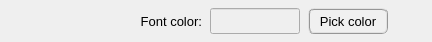
              <widget class="QFrame" name="frame_17">
               <property name="minimumSize">
                <size>
                 <width>320</width>
                 <height>42</height>
                </size>
               </property>
               <property name="maximumSize">
                <size>
                 <width>500</width>
                 <height>42</height>
                </size>
               </property>
               <property name="frameShape">
                <enum>QFrame::NoFrame</enum>
               </property>
               <property name="frameShadow">
                <enum>QFrame::Raised</enum>
               </property>
               <layout class="QGridLayout" name="gridLayout_21">
                <property name="leftMargin">
                 <number>4</number>
                </property>
                <property name="topMargin">
                 <number>4</number>
                </property>
                <property name="rightMargin">
                 <number>4</number>
                </property>
                <property name="bottomMargin">
                 <number>4</number>
                </property>
                <property name="horizontalSpacing">
                 <number>8</number>
                </property>
                <property name="verticalSpacing">
                 <number>4</number>
                </property>
                <item row="0" column="2">
                 <widget class="QLineEdit" name="lineEdit_font_color">
                  <property name="enabled">
                   <bool>false</bool>
                  </property>
                  <property name="minimumSize">
                   <size>
                    <width>90</width>
                    <height>26</height>
                   </size>
                  </property>
                  <property name="maximumSize">
                   <size>
                    <width>90</width>
                    <height>26</height>
                   </size>
                  </property>
                  <property name="font">
                   <font>
                    <family>Arial</family>
                    <pointsize>11</pointsize>
                    <weight>75</weight>
                    <italic>false</italic>
                    <bold>true</bold>
                   </font>
                  </property>
                  <property name="styleSheet">
                   <string notr="true"/>
                  </property>
                  <property name="alignment">
                   <set>Qt::AlignCenter</set>
                  </property>
                 </widget>
                </item>
                <item row="0" column="3">
                 <widget class="QPushButton" name="pushButton_font_color">
                  <property name="minimumSize">
                   <size>
                    <width>80</width>
                    <height>26</height>
                   </size>
                  </property>
                  <property name="maximumSize">
                   <size>
                    <width>80</width>
                    <height>26</height>
                   </size>
                  </property>
                  <property name="font">
                   <font>
                    <pointsize>10</pointsize>
                   </font>
                  </property>
                  <property name="styleSheet">
                   <string notr="true">QPushButton{border-radius: 6px; border-color: rgb(150, 150, 150); border-style: ridge; border-width: 2px; color: rgb(0, 0, 0); background-color: rgb(240, 240, 240)}
QPushButton:hover{border-radius: 6px; border-color: rgb(0, 170, 255); border-style: ridge; border-width: 2px; color: rgb(0, 0, 0); background-color: rgba(174, 213, 255, 100)}
QPushButton:pressed{border-radius: 6px; border-color: rgb(0, 170, 255); border-style: ridge; border-width: 2px; color: rgb(0, 0, 0); background-color: rgb(174, 213, 255)}
QPushButton:disabled{border-radius: 6px; border-color: rgb(150, 150, 150); border-style: ridge; border-width: 0px; color: rgb(150,150, 150); background-color: rgb(220, 220, 220)}</string>
                  </property>
                  <property name="text">
                   <string>Pick color</string>
                  </property>
                 </widget>
                </item>
                <item row="0" column="4">
                 <spacer name="horizontalSpacer_14">
                  <property name="orientation">
                   <enum>Qt::Horizontal</enum>
                  </property>
                  <property name="sizeHint" stdset="0">
                   <size>
                    <width>40</width>
                    <height>20</height>
                   </size>
                  </property>
                 </spacer>
                </item>
                <item row="0" column="1">
                 <widget class="QLabel" name="label_12">
                  <property name="minimumSize">
                   <size>
                    <width>160</width>
                    <height>32</height>
                   </size>
                  </property>
                  <property name="maximumSize">
                   <size>
                    <width>160</width>
                    <height>32</height>
                   </size>
                  </property>
                  <property name="font">
                   <font>
                    <pointsize>10</pointsize>
                    <weight>50</weight>
                    <bold>false</bold>
                   </font>
                  </property>
                  <property name="frameShape">
                   <enum>QFrame::NoFrame</enum>
                  </property>
                  <property name="frameShadow">
                   <enum>QFrame::Raised</enum>
                  </property>
                  <property name="text">
                   <string>Font color:</string>
                  </property>
                  <property name="alignment">
                   <set>Qt::AlignRight|Qt::AlignTrailing|Qt::AlignVCenter</set>
                  </property>
                 </widget>
                </item>
                <item row="0" column="0">
                 <widget class="QFrame" name="frame_7">
                  <property name="minimumSize">
                   <size>
                    <width>30</width>
                    <height>0</height>
                   </size>
                  </property>
                  <property name="frameShape">
                   <enum>QFrame::NoFrame</enum>
                  </property>
                  <property name="frameShadow">
                   <enum>QFrame::Raised</enum>
                  </property>
                 </widget>
                </item>
               </layout>
              </widget>
